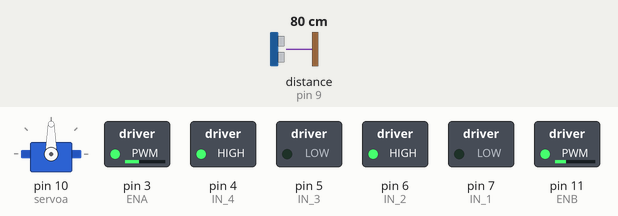
The sketch below on a simulated Arduino Uno, built with avr-gcc and run on an emulated ATmega328P. Parts: servo, switched loads named in the sketch (green lamp = pin HIGH). Wiring (inferred from the names in the program): ultrasonic range finder: trigger pin 8; echo pin 9. Dashed ring = blinking. The inputs (shaded band) are chosen by the test bench; at power-on: distance to the obstacle (sensor on pin 9) 80 cm. The echo pulse lasts 58.3 µs per cm; pins used as bus, display or sensor lines are not drawn; what the sketch prints to the serial monitor is not drawn.

Above: at 0.85 s.
1.3 s: distance to the obstacle (sensor on pin 9) set to 23 cm
4.3 s: distance to the obstacle (sensor on pin 9) set to 18 cm
At 10.0 s:
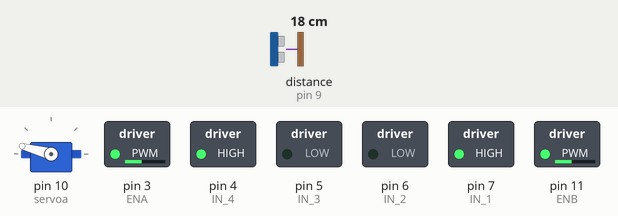
10.3 s: distance to the obstacle (sensor on pin 9) set to 16 cm
At 12.9 s:
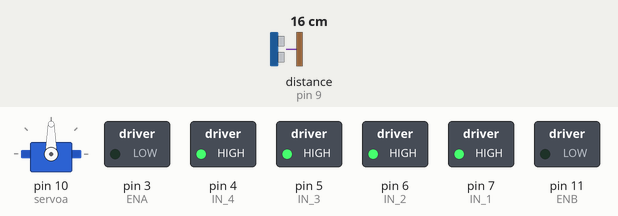
13.3 s: distance to the obstacle (sensor on pin 9) set to 2 cm
At 13.95 s:
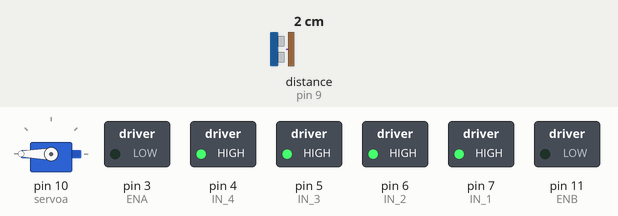
16.3 s: distance to the obstacle (sensor on pin 9) set to 35 cm
At 16.73 s:
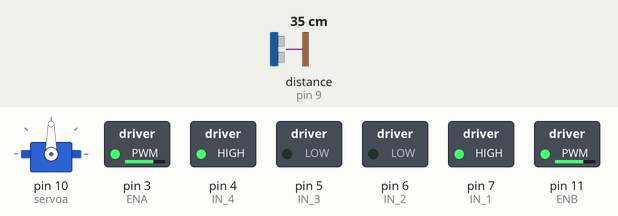
19.3 s: distance to the obstacle (sensor on pin 9) set to 4 cm
At 21.2 s:
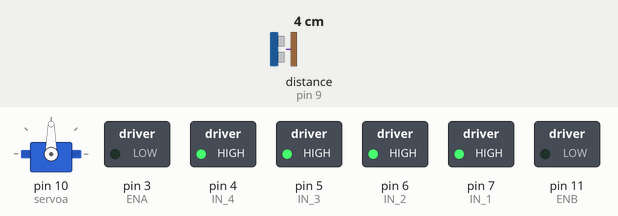
Timing chart, 0 to 23.3 s (numbered marks = the images above; inputs shaded):
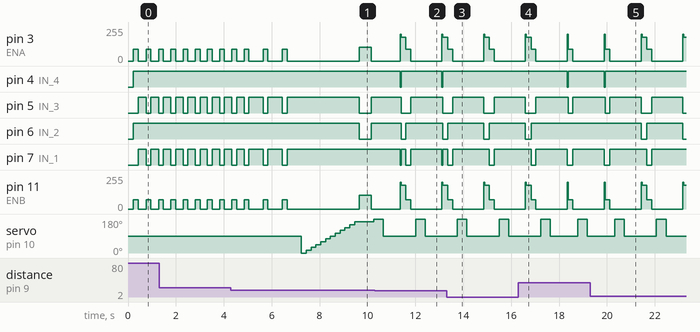

The sketch:

sketch_mar12a.ino
```cpp
 // Підключаємо серво
#include <Servo.h>
#include <math.h>
Servo servoa;
// оголошуємо основні змінні
int pos=90;
#define N 5
//Піни підєднання до  мотор А
int IN_1 = 7;
int IN_2 = 6;
int ENA = 3;
//Піни підєднання до  мотор В
int ENB = 11;
int IN_3 = 5;
int IN_4 = 4;
// Підключення ультразвукового сенсора
int echoPin = 9;
int trigPin = 8;
void setup()
{
  // управління драйвером
Serial.begin (9600);
pinMode(IN_1,OUTPUT);
pinMode(IN_2,OUTPUT);
pinMode(ENA,OUTPUT);
pinMode(IN_3,OUTPUT);
pinMode(IN_4,OUTPUT);
pinMode(ENB,OUTPUT);
pinMode(trigPin, OUTPUT);
pinMode(echoPin, INPUT);
servoa.attach(10);

}
//Основні функції управлення моторами
void motorAforward(int n ) {  //мотор А вперед
 digitalWrite (IN_1, LOW);
 digitalWrite (IN_2, HIGH);
 analogWrite(ENA,n);
}
  void motorBforward(int n ) { // мотор В вперед
 digitalWrite (IN_3,LOW );
 digitalWrite (IN_4, HIGH);
 analogWrite(ENB,n);
}
void motorAbackward(int n ) { // мотор А назад
 digitalWrite (IN_1, HIGH);
 digitalWrite (IN_2, LOW);
 analogWrite(ENA,n);
}
void motorBbackward(int n ) { // мотор В назад
 digitalWrite (IN_3, HIGH);
 digitalWrite (IN_4, LOW);
 analogWrite(ENB,n);
}
void motorAstop( ) { // мотор А стоп
 digitalWrite (IN_1, HIGH);
 digitalWrite (IN_2, HIGH);
 analogWrite(ENA,0);
}
void motorBstop( ) {  //мотор В стоп
 digitalWrite (IN_3, HIGH);
 digitalWrite (IN_4, HIGH);
 analogWrite(ENB,0);
}
// Основні функції руху вперед, назад, вліво, вправо, стоп.
void forward ( int n ) {
 motorAforward(n+18);
 motorBforward(n);
}
void backward ( ) {
 motorAbackward(70);
 motorBbackward(70);
}
void left(int n ) {
 motorAforward(n);
 motorBbackward(n);
}
void right (int n) {
 motorAbackward(n);
 motorBforward(n);

}
void breakMotors() {
 motorAstop();
 motorBstop();
}
void steep()  // функція руху покроково
{
    forward(70);
    delay(200);
    breakMotors();
    delay(100);
}
int Duration()  // Основна функція вимірювання
{
  int duration=0;
  int cm=0;
  digitalWrite(trigPin, LOW);
  delayMicroseconds(2);
  digitalWrite(trigPin, HIGH);
  delayMicroseconds(10);
  digitalWrite(trigPin, LOW);
  duration = pulseIn(echoPin, HIGH ,8000);
  cm = (duration*.0343)/2;
   if(cm==0)
      {
        cm=100;
      }
   return cm;
}
int Measure2()    // Дві наступні функція реалізують ідею вимірювання, яка полягає в тому, що ми 5 значень вимірюємо і шукаємо середнє, яке в вважаємо як значення відстанні.
{
    int avg = 0 , Sum = 0 ;
    int M[N] ;
    for (int i = 0 ; i < N ; i++)
      {
        M[i] = Duration();
        Sum  = Sum + M[i];
      }
   avg = Sum / 5 ;
   return avg;
   }
int Measure1()
{
    int avg = 0 , Sum = 0 ;
    int K[N] ;
    for (int i = 0 ; i < N ; i++)
      {
          K[i] = Duration();
          Sum  = Sum + K[i];
      }
   avg = Sum / 5 ;
   for(int i  = 0 ;i <N ; i++)
    {
      if(K[i] == 0)
        {
          avg = 0;
        }
    }
    return avg ;
}    /*                    // Наступні функції реалізують систему довороту машини, якщо оминаюча перешкода буде не під прямим кутом до машинки.
void correctsteepleft() // тобто, якщо значення вийде за дозволенні межі, машинка виконає доворот.
{
  steep();
  delay(100);

 steep();
 delay(100);
}
void correctsteepright()
{
  steep();
  delay(40);

 steep();
 delay(100);
}                                      //Функція вибору напрямку повороту при перешкоді. Спочатку записується массив даних, що відповідаю напрямку перед машинкою від 0 до 180'
      */                                 // Далі шукається максимальне значення масиву, відповідно до нього машинка повертає на відповідниий кут і відповідну сторону.
int correctside()
{
  int a[12];
  int A = 0 ;
  for( int n=0;n<12;n++)
  {
   servoa.write(n*15);

   A = Duration();               // <===== заповнення масиву значеннями вимір.
   if(A==0)
    {
      A=100;
    }
   a[n]= A ;
   delay(200);
  }
  if((a[1] == 0 || a[1] >60) && (a[10] == 0 || a[10] >60))
  {
   right(100);
   delay(250);
   return 1;
  }
  int max1 = a[0];
  int index = 0;
  for (int z = 0; z < 12; z++)
  {
    if (a[z] > max1)            // <===== Пошук макс. значення
   {
    max1 = a[z];
    index = z;
    index++;
   }
  }

  if(index < 7)                // <=====
  {

  right(105);
  delay(200);
  return 1 ;
 }
   else
 {

    left(105);
    delay(200);
    return 2;
 }                                       // Завдяки наступним 3 функціям, відбувається орієнтація машинки під час функції обїзду перешкоди .
}                                         // Якщо перед нею є щось, то функція повертає 1, ні - 0.
int  leftMsr()
{
  int leftAvg = 0 ;
  servoa.write(180);
  leftAvg = Measure2();
  delay(300);
if (leftAvg <15 && leftAvg != 0  )
  {
    return 1 ;
  }
else
{
    if ( leftAvg > 15 || leftAvg == 0 )
  {
    return 0 ;
  }
}
}
int rightMsr()
{
  int rightAvg = 0 ;
  servoa.write(0);
  rightAvg = Measure2();
  delay(300);
if (rightAvg <15 && rightAvg != 0  )
  {
    return 1 ;
  }
else
{
    if ( rightAvg > 15 || rightAvg == 0 )
  {
    return 0 ;
  }
}

}
int  forwardMsr()
{
  int forwardAvg = 0 ;
  servoa.write(90);
  forwardAvg = Measure1();
  delay(200);
if (forwardAvg <20 && forwardAvg != 0  )
  {
    return 1 ;
  }
else
  {
    if ( forwardAvg > 20 || forwardAvg == 0 )
    {
      return 0 ;
    }
  }

}
/*
void right_turn()
{
int   f4;
  do{
      delay(300);
      f5=leftMsr();
      delay(200);
      f4=forwardMsr();
      delay(200);
      Serial.println("er");
      //correctsteepright();
     steep();
    }
  while(f4==1 &&f5==0);
  forward(100);
  delay(600);
  breakMotors();
  delay(150);
  left(125);
  delay(300);
  steep();
  delay(200);
  steep();
}
void left_turn()
{
  int   f4;
  do{
      delay(300);
      f3=rightMsr();
      delay(200);
     f4=forwardMsr();
      delay(200);
      Serial.println("el");
      delay(300);
     //correctsteepleft();
  steep();
    }
  while( f4==1 && f3 == 0);
  forward(100);
  delay(600);
  breakMotors();
  delay(150);
  right(125);
  delay(300);
  steep();
  delay(200);
  steep();
}*/
void loop()
{
  int k = 0 ;
  int f1 = 0 ;
  int f3 = 0 ;
  int f4 = 0 ;
  int f5 = 0 ;
 f1 = forwardMsr();
 Serial.println(f1);
while(f1 == 0 )
  {
    steep();
    Serial.println(" ");
    f1 = forwardMsr();
    Serial.println(f1);
    Serial.print("f1");
      if(f1 == 1 )
        {
          break;
        }
  }
   steep();
  delay(500);
   steep();
  delay(500);
   steep();
  delay(500);
  k = correctside();
  Serial.println("сторона = ");
  Serial.print(k);
  delay(300);
  breakMotors();
  delay(100);

  if (k==1)
  {
   while(k == 1)
      {
      int m = 0;
      Serial.println("er");
      servoa.write(180);
      delay(400);
      int leftcorrect = 0 ;
      leftcorrect = Duration();
      servoa.write(90);
      delay(400);
      int forcorrectL =  Duration();
      delay(300);
        if(leftcorrect > 14 && leftcorrect <40)
           {
            m=1;
           Serial.println("work>25");
           left(200);
           delay(40);
           }
         else
         {
           m=1;
         }

       if(leftcorrect < 11)
          {
           m=1;
           Serial.println("work<15");
           right(200);
           delay(40);
          }
         if( forcorrectL <16 && leftcorrect < 24 ){
          right(180);
          delay(200);

          }
       if(leftcorrect > 60 && m == 1)
          {
             forward(100);
             delay(400);
             breakMotors();
             delay(100);
              left(200);
              delay(185);
              breakMotors();
              delay(100);
              steep();
              delay(100);
              left(70);
              delay(100);
              m=0;
              delay(300);
          }

          steep();
          delay(100);
      }
  }
  else
  {
     while(k == 2)
      {

        int n = 0;
        servoa.write(0);
        delay(400);
        int rightcorrect = 0 ;
        rightcorrect = Duration();
        servoa.write(90);
        delay(400);
        int forcorrectR = Duration();

        delay(100);
            if(rightcorrect > 14 && rightcorrect <40)
              {
                n = 1 ;
                Serial.println("work>23");
                right(200);
                delay(40);

              }else{n=1;}
            if(rightcorrect<11)
              {
                n =1 ;
                Serial.println("work<14");
                left(220);
                delay(40);

              }
             if(rightcorrect > 60 && n == 1  )
             {
              forward(100);
              delay(400);
             breakMotors();
             delay(100);
              right(200);
              delay(185);
              breakMotors();
              delay(100);

              steep();
              delay(100);
              right(100);
              delay(70);
              n = 0 ;


             }
             if(forcorrectR <16 && rightcorrect <24)
             {
              right(180);
              delay(200);
             }
              steep();
             delay(100);

      }
  }
}
```

Measured:
- the behaviour switches between 21 and 20 cm on distance to the obstacle (sensor on pin 9) (found by bisection; images 0 and 1)
- the behaviour switches between 17 and 16 cm on distance to the obstacle (sensor on pin 9) (found by bisection; images 1 and 2)
- after the input at 4.3 s, pin 6 (IN_2): HIGH → LOW after 5.4 s, → HIGH 0.50 s later; servo on pin 10 (servoa): 90° → 0° after 2.9 s, → 15° 0.20 s later, → 30° 0.20 s later, → 45° 0.20 s later, … (13 changes in this stretch)
- after the input at 10.3 s, pin 6 (IN_2): HIGH → LOW after 1.1 s, → HIGH 0.20 s later, → LOW 1.5 s later
- after the input at 13.3 s, pin 4 (IN_4): stays HIGH (without the input it goes to LOW after 1.6 s)
- after the input at 16.3 s, pin 4 (IN_4): HIGH → LOW after 2.0 s, → HIGH 0.04 s later; pin 6 (IN_2): goes on until 16.8 s, then stays HIGH
- after the input at 19.3 s, pin 4 (IN_4): goes on until 19.9 s, then stays HIGH; pin 6 (IN_2): HIGH → LOW after 2.1 s, → HIGH 0.24 s later, → LOW 1.5 s later
- by itself, pin 4 (IN_4): alternates HIGH for 1.7 s and LOW for 0.04 s
